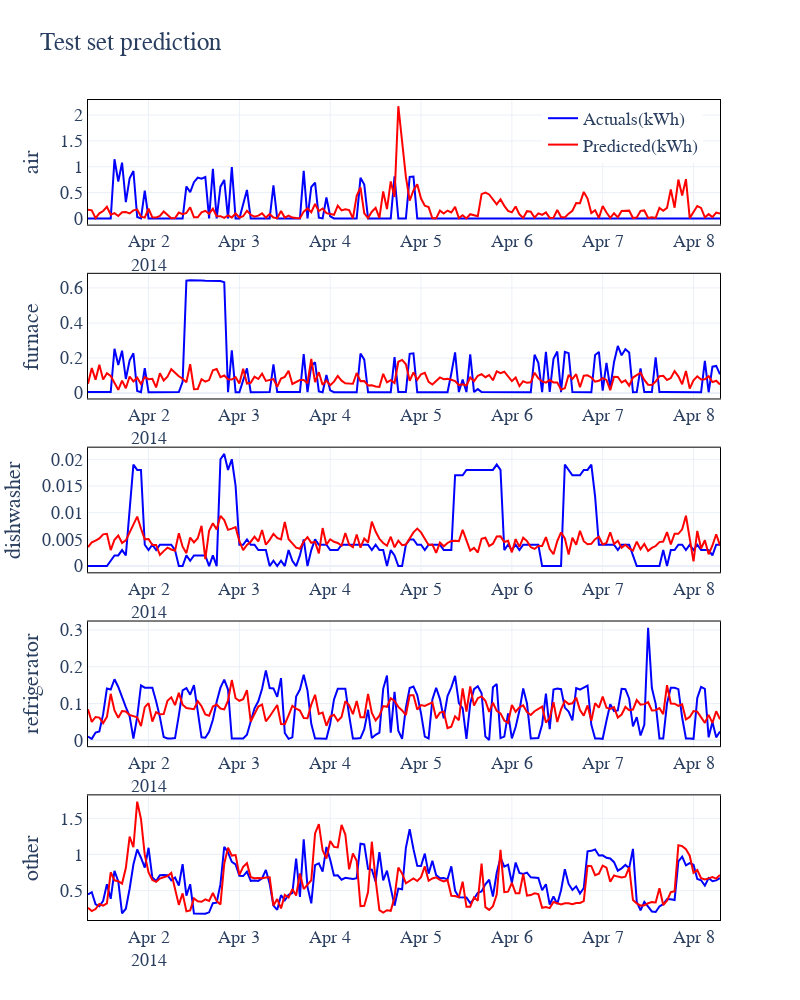

Notebook source saved alongside this figure:
### Code cell
from plotly.subplots import make_subplots
import plotly.graph_objects as go

house = 10

y_use_true = np.asarray(x_test_sum)[0:,house]
x_predict = sc.predict(A_list,B_list)

def plot_predict(x_test, x_predict, house, x_test_localhour):
#     fig = make_subplots(rows=5, cols=1, subplot_titles=('air', 'furnace', 'dishwasher', 'regrigerator', 'other'))
    y_axis = ['air', 'furnace', 'dishwasher', 'refrigerator', 'other']
    fig = make_subplots(rows=5, cols=1)
    dates = x_test_localhour.iloc[:, house]
    
    for i in range(len(x_test)):
        if i == 0:
            flag = True
        else:
            flag = False
        
        true_val = np.asarray(x_test[list(x_test.keys())[i]])[:,house]
#         x_predict = sc.predict(A_list,B_list)
        pred_val = np.asarray(list(x_predict)[i])[:,house]
        true_pt = go.Scatter(name= 'Actuals(kWh)',
                     x= dates,
                     y= true_val,
                    xaxis='x2', yaxis='y2',
                     mode='lines',
                     marker=dict(size=12,
                                 line=dict(width=1),
                                 color='blue'), showlegend=flag)
        
        pred_pt = go.Scatter(name= 'Predicted(kWh)',
                     x= dates,
                     y= pred_val,
                    xaxis='x2', yaxis='y2',
                     mode='lines',
                     marker=dict(size=12,
                                 line=dict(width=1),
                                 color="red"), showlegend=flag)
        fig.append_trace(true_pt, row=i+1, col=1)
        fig.append_trace(pred_pt, row=i+1, col=1)
        fig.update_yaxes(title_text=y_axis[i], row=i+1, col=1)
    
    layout=go.Layout(title='A week of daily consumption for a household', 
                     xaxis={'title':'Hour'}, yaxis={'title':'kW'}, template="plotly_white")

    fig.update_layout(showlegend=True, height=1000, width=800, title_text="Test set prediction", 
                      template="plotly_white", font=dict(
        family="Arial",
        size=18
    ))
    fig.update_layout(legend=dict(x=0.72, y=1))
    fig.update_xaxes(showline=True, linewidth=1, linecolor='black', mirror=True)
    fig.update_yaxes(showline=True, linewidth=1, linecolor='black', mirror=True)
    fig.show()
    

    
plot_predict(x_test, x_predict, house, x_test_localhour)

### Figure 1 — Plotly figure (JSON) as saved in the notebook; plotly's stock layout.template omitted (floating-point values rounded to 4 significant figures; data arrays with more than 128 entries replaced by an {"elided": "..."} marker saying what was removed)
{"data": [{"marker": {"color": "blue", "line": {"width": 1}, "size": 12}, "mode": "lines", "name": "Actuals(kWh)", "showlegend": true, "type": "scatter", "x": {"elided": "168 str values"}, "xaxis": "x", "y": {"elided": "168 float values"}, "yaxis": "y"}, {"marker": {"color": "red", "line": {"width": 1}, "size": 12}, "mode": "lines", "name": "Predicted(kWh)", "showlegend": true, "type": "scatter", "x": {"elided": "168 str values"}, "xaxis": "x", "y": {"elided": "168 float values"}, "yaxis": "y"}, {"marker": {"color": "blue", "line": {"width": 1}, "size": 12}, "mode": "lines", "name": "Actuals(kWh)", "showlegend": false, "type": "scatter", "x": {"elided": "168 str values"}, "xaxis": "x2", "y": {"elided": "168 float values"}, "yaxis": "y2"}, {"marker": {"color": "red", "line": {"width": 1}, "size": 12}, "mode": "lines", "name": "Predicted(kWh)", "showlegend": false, "type": "scatter", "x": {"elided": "168 str values"}, "xaxis": "x2", "y": {"elided": "168 float values"}, "yaxis": "y2"}, {"marker": {"color": "blue", "line": {"width": 1}, "size": 12}, "mode": "lines", "name": "Actuals(kWh)", "showlegend": false, "type": "scatter", "x": {"elided": "168 str values"}, "xaxis": "x3", "y": {"elided": "168 float values"}, "yaxis": "y3"}, {"marker": {"color": "red", "line": {"width": 1}, "size": 12}, "mode": "lines", "name": "Predicted(kWh)", "showlegend": false, "type": "scatter", "x": {"elided": "168 str values"}, "xaxis": "x3", "y": {"elided": "168 float values"}, "yaxis": "y3"}, {"marker": {"color": "blue", "line": {"width": 1}, "size": 12}, "mode": "lines", "name": "Actuals(kWh)", "showlegend": false, "type": "scatter", "x": {"elided": "168 str values"}, "xaxis": "x4", "y": {"elided": "168 float values"}, "yaxis": "y4"}, {"marker": {"color": "red", "line": {"width": 1}, "size": 12}, "mode": "lines", "name": "Predicted(kWh)", "showlegend": false, "type": "scatter", "x": {"elided": "168 str values"}, "xaxis": "x4", "y": {"elided": "168 float values"}, "yaxis": "y4"}, {"marker": {"color": "blue", "line": {"width": 1}, "size": 12}, "mode": "lines", "name": "Actuals(kWh)", "showlegend": false, "type": "scatter", "x": {"elided": "168 str values"}, "xaxis": "x5", "y": {"elided": "168 float values"}, "yaxis": "y5"}, {"marker": {"color": "red", "line": {"width": 1}, "size": 12}, "mode": "lines", "name": "Predicted(kWh)", "showlegend": false, "type": "scatter", "x": {"elided": "168 str values"}, "xaxis": "x5", "y": {"elided": "168 float values"}, "yaxis": "y5"}], "layout": {"font": {"family": "Arial", "size": 18}, "height": 1000, "legend": {"x": 0.72, "y": 1}, "showlegend": true, "title": {"text": "Test set prediction"}, "width": 800, "xaxis": {"anchor": "y", "domain": [0, 1], "linecolor": "black", "linewidth": 1, "mirror": true, "showline": true}, "xaxis2": {"anchor": "y2", "domain": [0, 1], "linecolor": "black", "linewidth": 1, "mirror": true, "showline": true}, "xaxis3": {"anchor": "y3", "domain": [0, 1], "linecolor": "black", "linewidth": 1, "mirror": true, "showline": true}, "xaxis4": {"anchor": "y4", "domain": [0, 1], "linecolor": "black", "linewidth": 1, "mirror": true, "showline": true}, "xaxis5": {"anchor": "y5", "domain": [0, 1], "linecolor": "black", "linewidth": 1, "mirror": true, "showline": true}, "yaxis": {"anchor": "x", "domain": [0.848, 1], "linecolor": "black", "linewidth": 1, "mirror": true, "showline": true, "title": {"text": "air"}}, "yaxis2": {"anchor": "x2", "domain": [0.636, 0.788], "linecolor": "black", "linewidth": 1, "mirror": true, "showline": true, "title": {"text": "furnace"}}, "yaxis3": {"anchor": "x3", "domain": [0.424, 0.576], "linecolor": "black", "linewidth": 1, "mirror": true, "showline": true, "title": {"text": "dishwasher"}}, "yaxis4": {"anchor": "x4", "domain": [0.212, 0.364], "linecolor": "black", "linewidth": 1, "mirror": true, "showline": true, "title": {"text": "refrigerator"}}, "yaxis5": {"anchor": "x5", "domain": [0, 0.152], "linecolor": "black", "linewidth": 1, "mirror": true, "showline": true, "title": {"text": "other"}}}}
